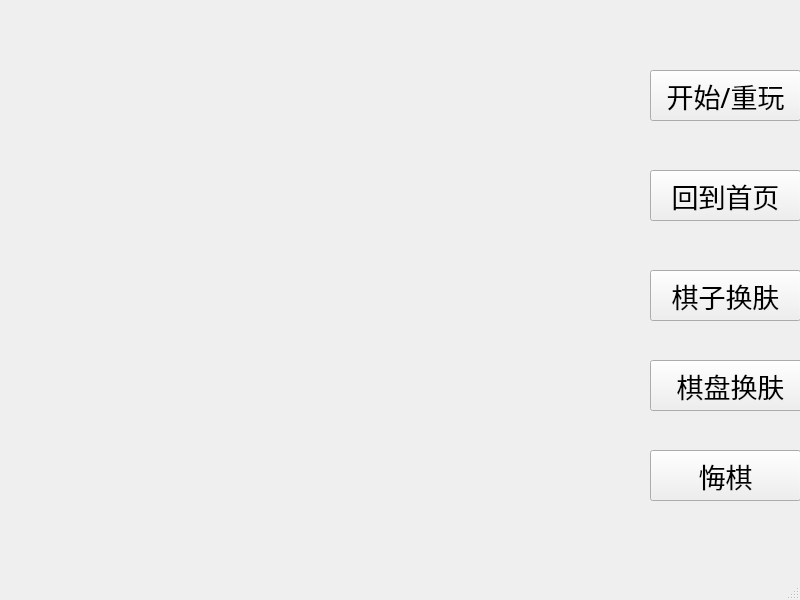
<?xml version="1.0" encoding="UTF-8"?>
<ui version="4.0">
 <class>GameNetWindow</class>
 <widget class="QMainWindow" name="GameNetWindow">
  <property name="geometry">
   <rect>
    <x>0</x>
    <y>0</y>
    <width>800</width>
    <height>600</height>
   </rect>
  </property>
  <property name="windowTitle">
   <string>服务器</string>
  </property>
  <widget class="QWidget" name="centralwidget">
   <widget class="QPushButton" name="pushButton">
    <property name="geometry">
     <rect>
      <x>650</x>
      <y>70</y>
      <width>151</width>
      <height>51</height>
     </rect>
    </property>
    <property name="font">
     <font>
      <family>隶书</family>
      <pointsize>20</pointsize>
     </font>
    </property>
    <property name="text">
     <string>开始/重玩</string>
    </property>
   </widget>
   <widget class="QPushButton" name="pushButton_2">
    <property name="geometry">
     <rect>
      <x>650</x>
      <y>450</y>
      <width>151</width>
      <height>51</height>
     </rect>
    </property>
    <property name="font">
     <font>
      <family>隶书</family>
      <pointsize>20</pointsize>
     </font>
    </property>
    <property name="text">
     <string>悔棋</string>
    </property>
   </widget>
   <widget class="QPushButton" name="changeChessSkin">
    <property name="geometry">
     <rect>
      <x>650</x>
      <y>270</y>
      <width>151</width>
      <height>51</height>
     </rect>
    </property>
    <property name="font">
     <font>
      <family>隶书</family>
      <pointsize>20</pointsize>
     </font>
    </property>
    <property name="text">
     <string>棋子换肤</string>
    </property>
   </widget>
   <widget class="QPushButton" name="pushButton_3">
    <property name="geometry">
     <rect>
      <x>650</x>
      <y>170</y>
      <width>151</width>
      <height>51</height>
     </rect>
    </property>
    <property name="font">
     <font>
      <family>隶书</family>
      <pointsize>20</pointsize>
     </font>
    </property>
    <property name="text">
     <string>回到首页</string>
    </property>
   </widget>
   <widget class="QPushButton" name="pushButton_4">
    <property name="geometry">
     <rect>
      <x>650</x>
      <y>360</y>
      <width>161</width>
      <height>51</height>
     </rect>
    </property>
    <property name="font">
     <font>
      <family>隶书</family>
      <pointsize>20</pointsize>
     </font>
    </property>
    <property name="text">
     <string>棋盘换肤</string>
    </property>
   </widget>
  </widget>
  <widget class="QMenuBar" name="menubar">
   <property name="geometry">
    <rect>
     <x>0</x>
     <y>0</y>
     <width>800</width>
     <height>26</height>
    </rect>
   </property>
  </widget>
  <widget class="QStatusBar" name="statusbar"/>
 </widget>
 <resources/>
 <connections/>
</ui>
